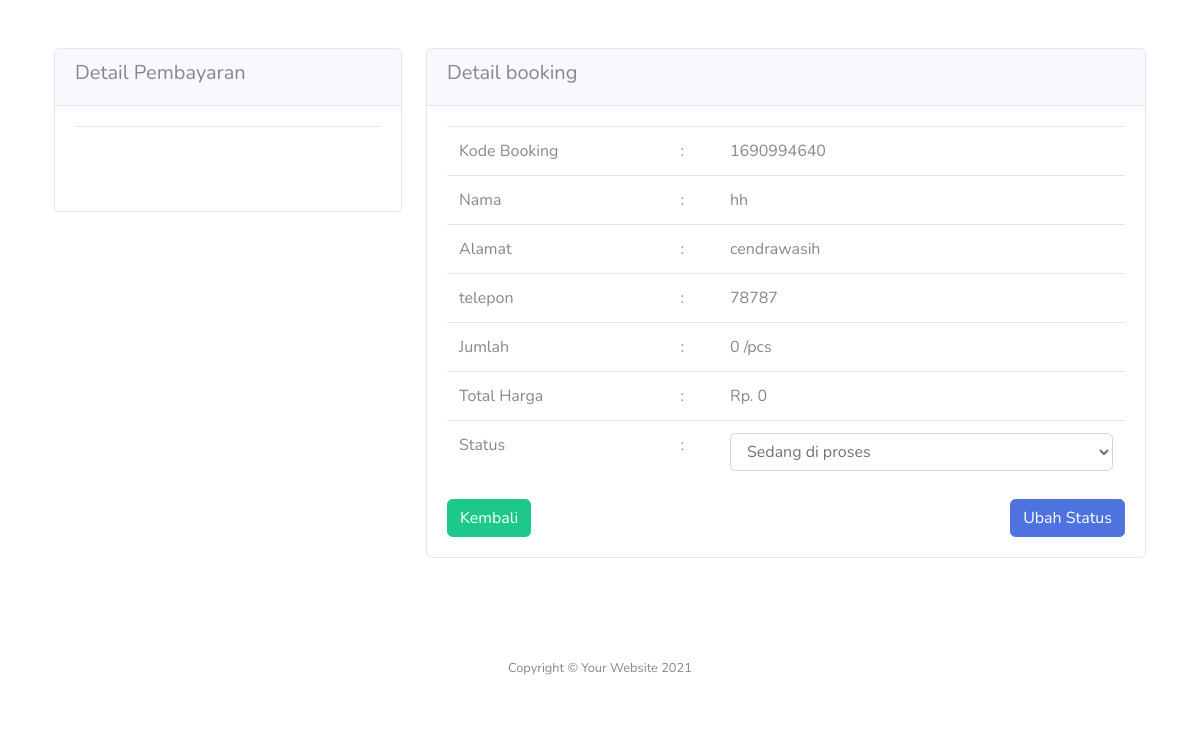
Page /admin/transaksi/rincian.php?id=175 (signed in) on the committed database.
### tables this page shows
CREATE TABLE `booking` (
  `id_booking` int(11) NOT NULL,
  `id_login` int(11) NOT NULL,
  `kode_booking` varchar(255) NOT NULL,
  `id_coklat` int(11) NOT NULL,
  `nama` varchar(255) NOT NULL,
  `alamat` varchar(255) NOT NULL,
  `no_tlp` varchar(15) NOT NULL,
  `jumlah` int(5) NOT NULL,
  `total_harga` int(11) NOT NULL,
  `konfirmasi_pembayaran` varchar(255) NOT NULL,
  `tgl_input` varchar(255) NOT NULL DEFAULT current_timestamp(),
  `bukti` varchar(100) NOT NULL
);

### admin/transaksi/rincian.php (the view, shortened to what this page needs)
<?php
include '../../koneksi.php';
include '../header2.php';
$id = $_GET['id'];
$query = "SELECT * FROM booking WHERE id_booking='$id'";
$hasil = mysqli_query($connection, $query);
$isi = mysqli_fetch_assoc($hasil);
?>
<br>
<br>
<div class="container">
    <div class="row">
        <div class="col-sm-4">
            <div class="card">
                <div class="card-header">
                    <h5> Detail Pembayaran</h5>
                </div>
                <div class="card-body">
                    <table class="table">
                        <tr>
                            <td><img src="../../images/<?= $isi['bukti']; ?>" alt="" height="300px"></td>
                        </tr>
                    </table>
                </div>
            </div>
            <br />
        </div>
        <div class="col-sm-8">
            <div class="card">
                <div class="card-header">
                    <h5> Detail booking</h5>
                </div>
                <div class="card-body">
                    <form method="post" action="proses.php?aksi=konfirmasi&id=<?php echo $isi['id_booking']; ?>">
                        <table class="table">
                            <tr>
                                <td>Kode Booking </td>
                                <td> :</td>
                                <td><?php echo $isi['kode_booking']; ?></td>
                            </tr>
                            <tr>
                                <td>Nama </td>
                                <td> :</td>
                                <td><?php echo $isi['nama']; ?></td>
                            </tr>
                            <tr>
                                <td>Alamat </td>
                                <td> :</td>
                                <td><?php echo $isi['alamat']; ?></td>
                            </tr>
                            <tr>
                                <td>telepon </td>
                                <td> :</td>
                                <td><?php echo $isi['no_tlp']; ?></td>
                            </tr>
                            <tr>
                                <td>Jumlah </td>
                                <td> :</td>
                                <td><?php echo $isi['jumlah']; ?> /pcs</td>
                            </tr>
                            <tr>
                                <td>Total Harga </td>
                                <td> :</td>
                                <td>Rp. <?php echo number_format($isi['total_harga']); ?></td>
                            </tr>
                            <tr>
                                <td>Status </td>
                                <td> :</td>
                                <td>
                                    <select class="form-control" name="status">
                                        <option <?php if ($isi['konfirmasi_pembayaran'] == 'sedang di proses') {
                                                    echo 'selected';
                                                } ?>>
                                            Sedang di proses
                                        </option>
                                    </select>
                                </td>
                            </tr>
                        </table>
                        <button type="submit" class="btn btn-primary float-right">
                            Ubah Status
                        </button>
                    </form>
                    <a href="transaksi.php" class="btn btn-success">Kembali</a>
                </div>
            </div>
        </div>
    </div>
</div>
<br>
<br>
<br>
<?php include '../footer2.php'; ?>

### rows in the picture
booking: kode_booking "1690994640", nama "hh", alamat "cendrawasih", no_tlp "78787", jumlah "0", total_harga "0"
